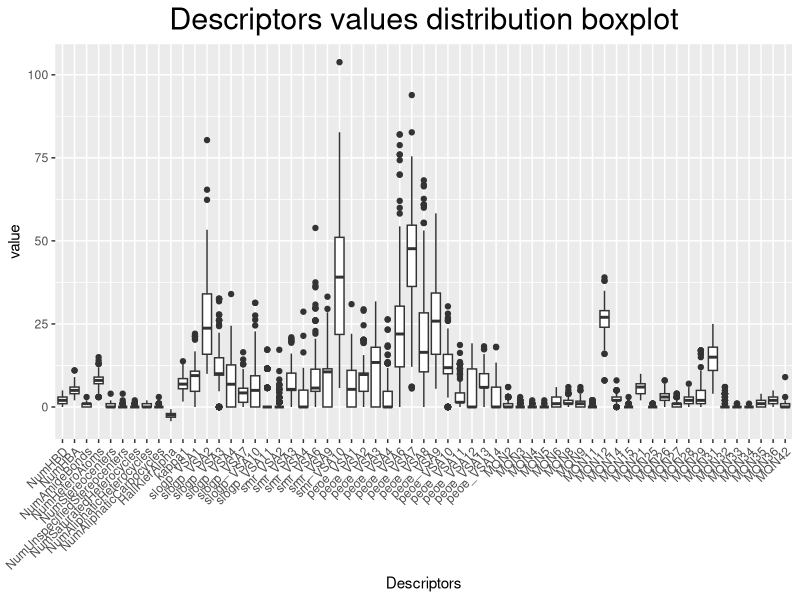

Here is the R script that generated this plot: (Note: this script raises an error after producing the figure.)
# Libraries ============
library(ggplot2)
library(reshape2)
library(dplyr)
library(class)

# Input archives reading
data_chembl <- read.csv("data/data.csv",sep = ";",dec = ".")
data <- read.csv("data/CHEMBL4372_Desc.csv",sep = ",",dec = ".")
variables <- data[ ,9:127]  # Df containing only the descriptors


# DATA PREPARATION ============================
# Correlation based Feature Selection ==========
cor_matrix <- cor(variables)  # Calculate cor matrix
cor_matrix[!lower.tri(cor_matrix)] <- 0  # Erase half of the mirror matrix

# Eliminating highly correlated variables
variables_0.8 <- variables[, !apply(cor_matrix, 2,
                                    function(x) any(abs(x) > 0.8, na.rm = TRUE))]
removed_var <- colnames(cor_matrix)[apply(cor_matrix, 2,
                                             function(x) any(abs(x) > 0.8, na.rm = TRUE))]
cat("No of variables after setting 0.8 as cut-off: ", ncol(variables_0.8),
    "\nEliminated variables:\n", removed_var)

'
variables_0.85 <- variables[, !apply(cor_matrix, 2,
                                    function(x) any(abs(x) > 0.85, na.rm = TRUE))]
variables_0.9 <- variables[, !apply(cor_matrix, 2,
                                    function(x) any(abs(x) > 0.9, na.rm = TRUE))]
cat("No of variables after setting 0.8 as cut-off: ", ncol(variables_0.8),
      "\nNo of variables after setting 0.85 as cut-off: ", ncol(variables_0.85),
      "\nNo of variables after setting 0.9 as cut-off: ", ncol(variables_0.9))
'


# Variance based Feature Selection ==========
variances <- data.frame(t(apply(variables_0.8, 2, var)))
removed_var <- colnames(variances)[which((!abs(variances) > 0))]
data_df <- variables_0.8[,apply(variances, 2,
                               function(x) any(abs(x) > 0, na.rm = TRUE))]
cat("Variable No. after eliminating variance = 0: ", ncol(data_df),
    "\nEliminated variables: ", removed_var)


# First description of the variables ==============
barplot <- ggplot(melt(data_df), aes(x = variable, y = value)) +
  labs(title = "Descriptors values distribution boxplot", x = "Descriptors") + 
  geom_boxplot() + theme(axis.text.x = element_text(angle = 45, hjust=1),
                         plot.title = element_text(size = 22, hjust = 0.5))


# Normalization =========
# test normalization function - the results should be identical
normalize(c(1, 2, 3, 4, 5))
normalize(c(10, 20, 30, 40, 50))
norm_data <- as.data.frame(lapply(data_df, normalize))

# boxplot normalized data
norm_barplot <- ggplot(melt(norm_data), aes(x = variable, y = value)) +
  labs(title = "Normalized descriptors values distribution boxplot", x = "Descriptors") + 
  geom_boxplot() + theme(axis.text.x = element_text(angle = 45, hjust=1),
                         plot.title = element_text(size = 22, hjust = 0.5))

# print out into the same pdf
'
library(gridExtra)
p <- ggplot(melt(data_df), aes(x = variable, y = value)) +
  labs(title = "Descriptors values distribution boxplot", x = "Descriptors", tag = "A") + 
  geom_boxplot() + theme(axis.text.x = element_text(angle = 45, hjust=1),
                         plot.title = element_text(size = 22, hjust = 0.5),
                         plot.tag = element_text(size = 16))
  
q <- ggplot(melt(norm_data), aes(x = variable, y = value)) +
  labs(title = "Normalized descriptors values distribution boxplot", x = "Descriptors", tag = "B") +
  geom_boxplot() + theme(axis.text.x = element_text(angle = 45, hjust=1),
                         plot.title = element_text(size = 22, hjust = 0.5),
                         plot.tag = element_text(size = 16))
pdf(file = "plots/melted_boxplot.pdf", onefile = TRUE, width = 15, height = 16)
grid.arrange(p,q)
dev.off()
'

# Define labels =========
label <- c()
for (i in 1:nrow(data)) {
  #Std.value equal or bigger than 11000 will set as active
  if (data$Standard.Value[i] >= 11000){  
    label[i] = 1  # label 1 = active
  }
  else {
    label[i] = 0  # label 0 = inactive
    }
}
norm_data <- cbind(label, norm_data)
norm_data <- cbind(data$Molecule.ChEMBL.ID, norm_data)
norm_data$label <- as.factor(norm_data$label)
table(norm_data$label)
prop.table(table(norm_data$label))


# Train Test Split ========
norm_data$id <- 1:nrow(norm_data)  # create temporary variable to facilitate sampling
set.seed(12345)
train <- norm_data %>% dplyr::sample_frac(0.7)  # Split train set
test  <- dplyr::anti_join(norm_data, train, by = "id")  # Split test set

# Proportion tables
complete_set_prop <- as.data.frame(prop.table(table(norm_data$label)))
colnames(complete_set_prop)[1] <- c("Complete_set_prop")
train_prop <- as.data.frame(prop.table(table(train$label)))
colnames(train_prop)[1] <- c("train_prop")
test_prop <- as.data.frame(prop.table(table(test$label)))
colnames(test_prop)[1] <- c("test_prop")

# Barplot to compare proportions
all_sets <- list(complete_set_prop, train_prop, test_prop)  # Setting all tables to the same data frame
all_sets <- lapply(all_sets, function(dat) {  # Add "type" and "label" column
  dat$type <- colnames(dat)[1]
  colnames(dat)[1] <- "Label"
  dat
})
all_sets <- do.call(rbind, all_sets)  # Include all tables to the same data frame

prop_table <- ggplot(all_sets,aes(x=Label, y=Freq, fill = Label)) +
  geom_col() + 
  facet_wrap(~ type, scales = "free_x")
prop_table

# Remove temporary variable
norm_data <- subset(norm_data, select = -c(id))
train <- subset(train, select = -c(id))
test <- subset(test, select = -c(id))
